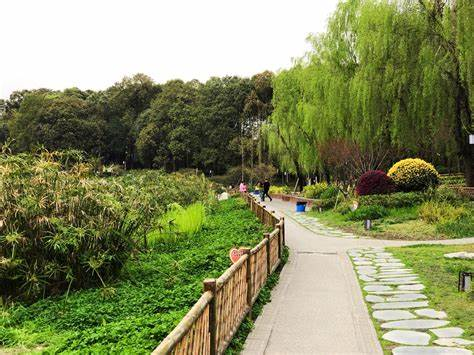
#> input picture 形态学结构/park.jpg, 474 x 355 px
$ python '开运算和闭运算.py'
#> lines starting #> are read from the running program, lines starting #| are printed output that depends on the picture
import numpy as np
import cv2 as cv
import matplotlib.pyplot as plt

#1读取图像
img1 = cv.imread('park.jpg')
#> img1 is the input picture: shape (355, 474, 3); mean B, G, R 96.7, 139.3, 133.3
#2创建核结构
kernel = np.ones((10,10),np.uint8)
#3图像的开闭运算
cvOpen = cv.morphologyEx(img1, cv.MORPH_OPEN, kernel) #开运算
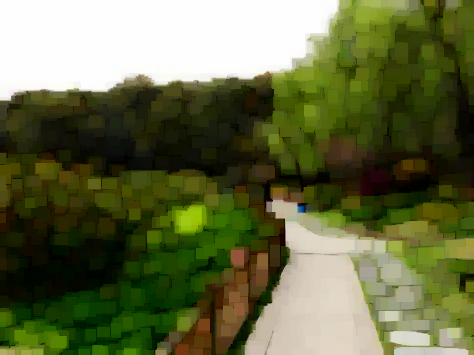
#> cvOpen: shape (355, 474, 3); mean B, G, R 67.4, 106.6, 100.5
cvClose = cv.morphologyEx(img1, cv.MORPH_CLOSE, kernel) #闭运算
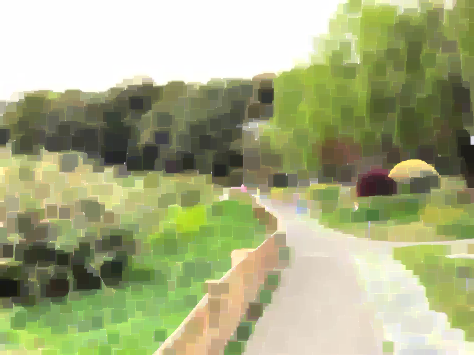
#> cvClose: shape (355, 474, 3); mean B, G, R 130.5, 173.6, 167.2

#图像展示
fig,axes = plt.subplots(nrows=2, ncols=2,figsize=(10,8))
axes[0, 0].imshow(img1)
axes[0, 0].set_title("原图")
axes[0, 1].imshow(cvOpen)
axes[0, 1].set_title("开运算结果")
axes[1, 0].imshow(img1)
axes[1, 0].set_title("原图")
axes[1, 1].imshow(cvClose)
axes[1, 1].set_title("闭运算结果")
plt.show()
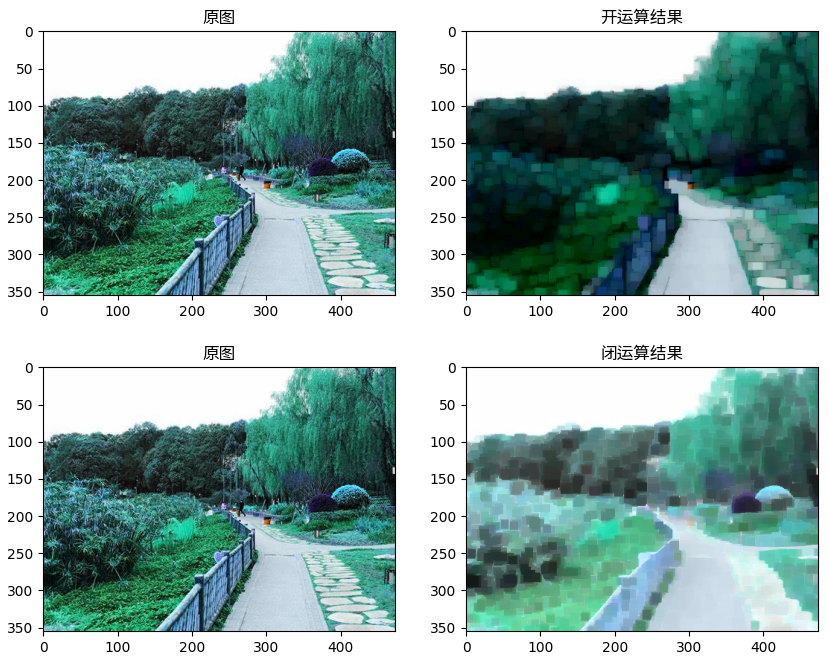
#> figure drawn by matplotlib, 4 panels; B, G, R data is drawn as R, G, B
